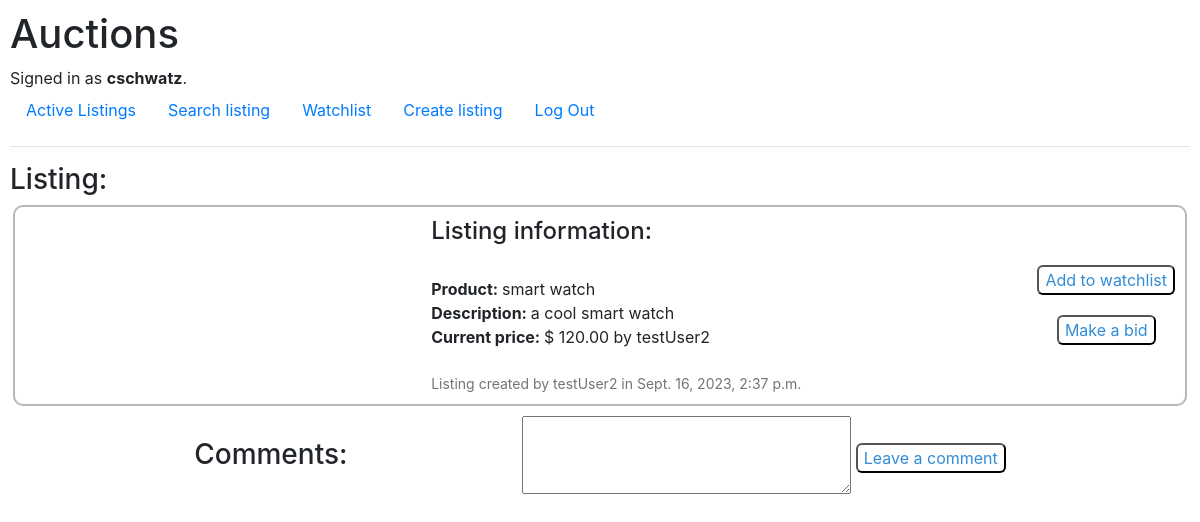
Before: /listing/smart watch (signed in) with the older database file.
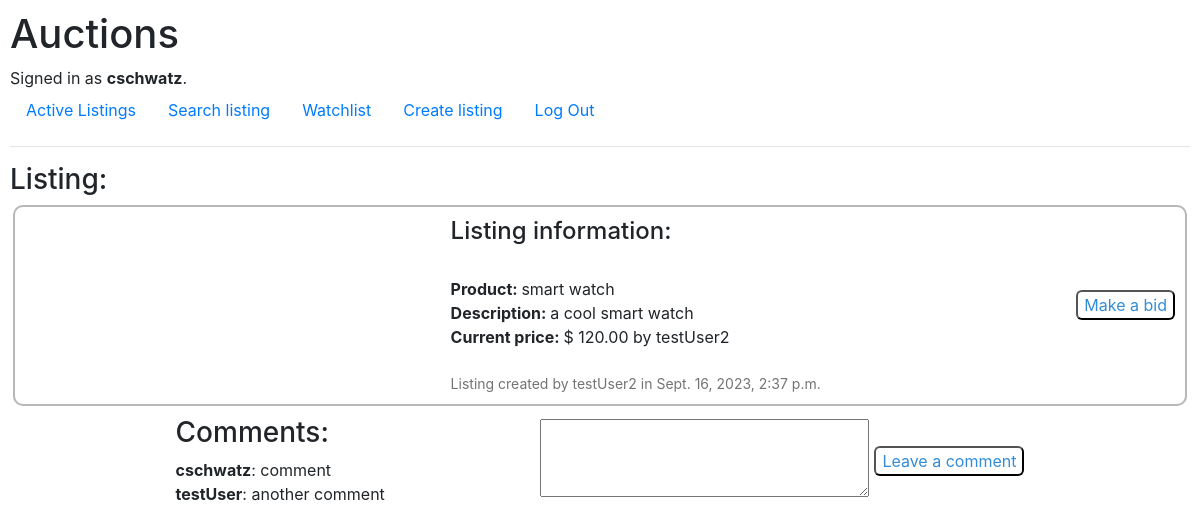
After: the same page with the newer database file.
### auctions/models.py (models this page shows)
class Comment(models.Model):
    user = models.ForeignKey(User, on_delete=models.CASCADE, related_name="user_comment", default=None)
    listing = models.ForeignKey(AuctionListing, on_delete=models.CASCADE, related_name="listing_comments")
    comment = models.CharField(max_length=150)

class User(AbstractUser):
    pass

### auctions/views.py (the view)
# urls.py: path("listing/<str:listing_title>", views.listing, name="listing"),
def listing(request, listing_title):
    form = commentForm()
    listing_to_view = AuctionListing.objects.get(title=listing_title)
    listing_comments = Comment.objects.filter(listing=listing_to_view)
    is_closed = not listing_to_view.is_active
    if (listing_to_view.user.username != request.user.username): #check if authenticated user is not the same of the listing, otherwise it doesn't make sense to be able to watchlist
        can_watchlist = True
    else:
        can_watchlist = False
    if (Watchlist.objects.filter(user=request.user, listing=listing_to_view)): #check if listing is already in watchlist
        is_watched = True
    else:
        is_watched = False
    try:
        bids = Bid.objects.filter(listing=listing_to_view) #gets all bids for the listing
        sorted_bids = bids.order_by('-bid')[0] #order them from highest bid to lowest and fetches the first one (highest)
        highest_bid = sorted_bids.bid #fetches the highest bid's value
        highest_bidder = sorted_bids.user #fetches the highest bid's user
    except IndexError: #if there are no bids, it will throw an index error
        highest_bid = listing_to_view.value
        highest_bidder = listing_to_view.user
    user_can_bid = False
    user_can_close_listing = False
    if (listing_to_view.user.username != request.user.username): # check if logged user is not the user who created the current listing, since they shouldn't bid on their own listing
        user_can_bid = True
    else:
        user_can_close_listing = True
    is_winner = (highest_bidder.username == request.user.username) and (is_closed) #checks if listing has been closed and the user seeing is the winner of the auction
    if request.method == "POST":
        if request.POST['post_form'] == "close": #if close button was pressed
            listing_to_view.is_active = False #if the close button was pressed in the page, the listing becomes inactive
            listing_to_view.save() #updates the query in the DB
            is_closed = True
        elif request.POST['post_form'] == "comment": #if user made a comment
            form = commentForm(request.POST)
            if form.is_valid():
                comment = form.cleaned_data['comment']
                comment_to_save = Comment(user=request.user, listing=listing_to_view, comment=comment)
                comment_to_save.save()
                return render(request, "auctions/listing.html", {
                    "listing_to_view": listing_to_view,
                    "highest_bid": highest_bid,
                    "can_bid": user_can_bid,
                    "can_close": user_can_close_listing,
                    "highest_bidder": highest_bidder,
                    "comments": listing_comments,
                    "can_watchlist": can_watchlist,
                    "is_watched": is_watched,
                    "is_winner": is_winner,
                })
        elif request.POST['post_form'] == "watchlist":
            is_watched = True
            listing_to_watch = Watchlist(user=request.user, listing=listing_to_view)
            listing_to_watch.save()
            return HttpResponseRedirect(reverse("listing", kwargs={"listing_title": listing_title}))
        return render(request, "auctions/listing.html", {
            "listing_to_view": listing_to_view,
            "highest_bid": highest_bid,
            "can_bid": user_can_bid,
            "can_close": user_can_close_listing,
            "highest_bidder": highest_bidder,
            "comments": listing_comments,
            "can_watchlist": can_watchlist,
            "is_watched": is_watched,
            "is_closed": is_closed,
            "is_winner": is_winner,
        })
    else:
        return render(request, "auctions/listing.html", {
            "listing_to_view": listing_to_view,
            "highest_bid": highest_bid,
            "highest_bidder": highest_bidder,
            "can_bid": user_can_bid,
            "can_close": user_can_close_listing,
            "form": form,
            "comments": listing_comments,
            "can_watchlist": can_watchlist,
            "is_watched": is_watched,
            "is_closed": is_closed,
            "is_winner": is_winner,
        })

### auctions/views.py
class commentForm(forms.Form):
    def __init__(self, *args, **kwargs): # removing the label from this form
        super().__init__(*args, **kwargs)
        for key, field in self.fields.items():
            field.label = ""
    comment = forms.CharField(widget=forms.Textarea(attrs={'rows':3, 'cols':30}))

### auctions/templates/auctions/listing.html (shortened to what this page needs)
{% extends "auctions/layout.html" %}
{% block body %}
    <h3>Listing:</h3>
    <div class="listing_full">
        <div class="listing_image">
        </div>
        <div class="listing_content">
            <h4>
                Listing information:
            </h4>
            <br>
            <div id="content_title">
                <span id="description">
                   Product:
                </span>
                {{ listing_to_view.title }}
            </div>
            <div id="content_description">
                <span id="description">
                    Description:
                </span>
                {{ listing_to_view.description }}
            </div>
            <div id="content_price">
                <span id="description">
                    Current price:
                </span>
                $ {{ highest_bid }} by {{ highest_bidder }}
            </div>
            <br>
            <div id="content_date">
               Listing created by {{ listing_to_view.user }} in {{ listing_to_view.date }}
            </div>
        </div>
        {% if user.is_authenticated %}
            <div id="double_button">
                {% if can_watchlist %}
                    {% if not is_watched %}
                        <form action="{% url 'listing' listing_to_view.title %}" method="post">
                            <button id="button">Add to watchlist</button>
                        </form>
                    {% endif %}
                {% endif %}
                {% if can_bid %}
                    <a href="{% url 'bid' listing_to_view.title %}">
                        <button id="button">Make a bid</button>
                    </a>
                {% endif %}
            </div>
        {% endif %}
    </div>
    <div class="comment_section">
        <div id="comment_list">
        <h3>Comments: </h3>
        {% for comment in comments %}
            <div id="comment">
                <span id="user_comment">{{ comment.user }}</span>: {{ comment.comment }}
                <br>
            </div>
        {% endfor %}
        </div>
        {% if not is_closed %}
            <div id="make_comment">
                <form action="{% url 'listing' listing_to_view.title %}" method="post">
                    <div id="comment_form">
                        {{ form }}
                    </div>
                    <div id="comment_button">
                        <button id="button">Leave a comment</button>
                    </div>
                </form>
            </div>
        {% endif %}
    </div>
{% endblock %}

Changed rows visible on the page:
added Comment: user "cschwatz", comment "comment"
added Comment: user "testUser", comment "another comment"
Other visible differences:
text no longer shown: "Add to watchlist"
